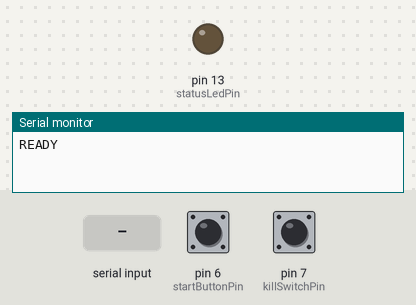
The sketch below on a simulated Arduino Uno, built with avr-gcc and run on an emulated ATmega328P. Shown: output pins drawn as LEDs (lit = HIGH), the last lines printed to the serial monitor. Dashed ring = blinking. The test bench sets the inputs (shaded band); at power-on: pin 6 (startButtonPin) HIGH, pin 7 (killSwitchPin) HIGH. Pins used as bus, display or sensor lines are not drawn.

Above: at 1.8 s.
1.9 s: "ARM\n" received over Serial
At 2.3 s:
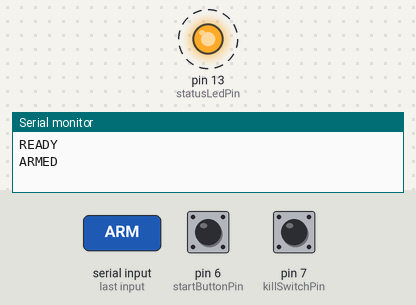
4.9 s: pin 6 (startButtonPin) pulled LOW for 0.15 s
6.5 s: pin 7 (killSwitchPin) pulled LOW for 0.15 s
At 7.6 s:
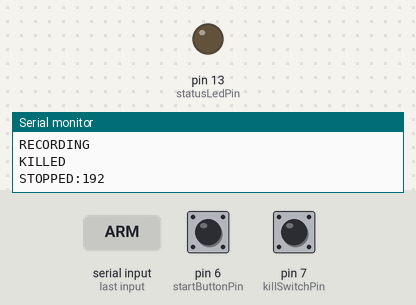
9.6 s: "START\n" received over Serial
At 9.9 s:
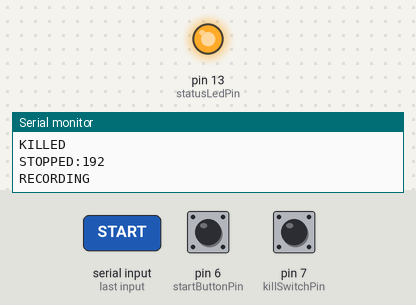
11.1 s: pin 7 (killSwitchPin) pulled LOW for 1 s
At 12.4 s:
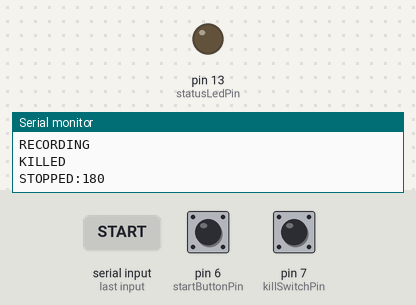
Timing chart, 0 to 14.1 s (numbered marks = the images above; inputs shaded):
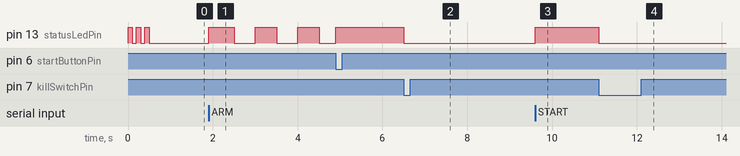

Measured:
- after the input at 1.9 s, pin 13 (statusLedPin): alternates HIGH for 0.50 s and LOW for 0.50 s, starting at once
- after the input at 6.5 s, pin 13 (statusLedPin): HIGH → LOW at once
- after the input at 9.6 s, pin 13 (statusLedPin): LOW → HIGH at once
- after the input at 11.1 s, pin 13 (statusLedPin): HIGH → LOW at once

The sketch:

multi_camera_trigger.ino
```cpp
/*
 * Multi-Camera Trigger System
 *
 * Arduino firmware for synchronized multi-camera triggering.
 * Supports up to 4 cameras with hardware trigger output.
 *
 * Features:
 * - Simultaneous trigger pulses to all cameras
 * - Configurable frame rate (1-165 fps)
 * - Physical start button and kill switch
 * - Serial command interface
 *
 * Pin Assignments:
 *   Pin 2-5: Camera trigger outputs (directly to camera Line1)
 *   Pin 6: Start button (INPUT_PULLUP, active LOW)
 *   Pin 7: Kill switch (INPUT_PULLUP, active LOW)
 *   Pin 13: Status LED
 */

// ============================================================================
// Configuration
// ============================================================================

#define MAX_CAMERAS 4
#define DEFAULT_FPS 120
#define TRIGGER_PULSE_US 50  // Trigger pulse width in microseconds (reduced for higher fps)
#define DEBOUNCE_MS 50        // Button debounce time

// Pin assignments
const int triggerPins[MAX_CAMERAS] = {2, 3, 4, 5};
const int startButtonPin = 6;
const int killSwitchPin = 7;
const int statusLedPin = 13;

// ============================================================================
// State
// ============================================================================

enum State {
  STATE_IDLE,
  STATE_ARMED,
  STATE_RECORDING,
  STATE_STOPPING
};

volatile State currentState = STATE_IDLE;
volatile bool killTriggered = false;

unsigned long frameCount = 0;
unsigned long frameIntervalUs = 1000000 / DEFAULT_FPS;
int activeCameras = MAX_CAMERAS;
int currentFps = DEFAULT_FPS;

// Timing
unsigned long lastTriggerUs = 0;
unsigned long lastButtonCheck = 0;

// ============================================================================
// Setup
// ============================================================================

void setup() {
  // Initialize serial
  Serial.begin(115200);
  while (!Serial && millis() < 3000); // Wait for serial (max 3s)

  // Configure trigger pins as outputs
  for (int i = 0; i < MAX_CAMERAS; i++) {
    pinMode(triggerPins[i], OUTPUT);
    digitalWrite(triggerPins[i], LOW);
  }

  // Configure button inputs with internal pullup
  pinMode(startButtonPin, INPUT_PULLUP);
  pinMode(killSwitchPin, INPUT_PULLUP);

  // Status LED
  pinMode(statusLedPin, OUTPUT);
  digitalWrite(statusLedPin, LOW);

  // Startup blink
  for (int i = 0; i < 3; i++) {
    digitalWrite(statusLedPin, HIGH);
    delay(100);
    digitalWrite(statusLedPin, LOW);
    delay(100);
  }

  Serial.println("READY");
}

// ============================================================================
// Trigger Functions
// ============================================================================

void triggerAllCameras() {
  // Set all active trigger pins HIGH simultaneously
  // Using direct port manipulation for maximum synchronization

  // For Arduino UNO, pins 2-5 are on PORTD (bits 2-5)
  // This triggers all cameras within ~62.5ns of each other
  PORTD |= B00111100;  // Set pins 2,3,4,5 HIGH

  delayMicroseconds(TRIGGER_PULSE_US);

  // Set all trigger pins LOW
  PORTD &= B11000011;  // Set pins 2,3,4,5 LOW

  frameCount++;
}

void triggerSingleCamera(int camIndex) {
  if (camIndex >= 0 && camIndex < MAX_CAMERAS) {
    digitalWrite(triggerPins[camIndex], HIGH);
    delayMicroseconds(TRIGGER_PULSE_US);
    digitalWrite(triggerPins[camIndex], LOW);
  }
}

// ============================================================================
// Button Handling
// ============================================================================

void checkButtons() {
  // Debounce
  if (millis() - lastButtonCheck < DEBOUNCE_MS) return;
  lastButtonCheck = millis();

  // Kill switch - highest priority, always active
  if (digitalRead(killSwitchPin) == LOW) {
    if (currentState == STATE_RECORDING) {
      currentState = STATE_STOPPING;
      killTriggered = true;
      Serial.println("KILLED");
    }
    return;
  }

  // Start button - only active when armed
  if (currentState == STATE_ARMED && digitalRead(startButtonPin) == LOW) {
    Serial.println("BUTTON:START");
    startRecording();
  }
}

// ============================================================================
// Recording Control
// ============================================================================

void startRecording() {
  frameCount = 0;
  lastTriggerUs = micros();
  currentState = STATE_RECORDING;
  digitalWrite(statusLedPin, HIGH);
  Serial.println("RECORDING");
}

void stopRecording() {
  currentState = STATE_IDLE;
  digitalWrite(statusLedPin, LOW);
  Serial.print("STOPPED:");
  Serial.println(frameCount);
}

// ============================================================================
// Serial Command Processing
// ============================================================================

void processCommand(String cmd) {
  cmd.trim();
  cmd.toUpperCase();

  if (cmd == "START") {
    if (currentState == STATE_IDLE || currentState == STATE_ARMED) {
      startRecording();
    } else {
      Serial.println("ERROR:Already recording");
    }
  }
  else if (cmd == "STOP") {
    if (currentState == STATE_RECORDING) {
      stopRecording();
    } else {
      Serial.println("ERROR:Not recording");
    }
  }
  else if (cmd == "ARM") {
    if (currentState == STATE_IDLE) {
      currentState = STATE_ARMED;
      // Blink LED to indicate armed
      digitalWrite(statusLedPin, HIGH);
      delay(100);
      digitalWrite(statusLedPin, LOW);
      Serial.println("ARMED");
    } else {
      Serial.println("ERROR:Cannot arm while recording");
    }
  }
  else if (cmd == "DISARM") {
    if (currentState == STATE_ARMED) {
      currentState = STATE_IDLE;
      Serial.println("DISARMED");
    }
  }
  else if (cmd == "TRIGGER") {
    // Manual single trigger (for testing/preview)
    triggerAllCameras();
    Serial.print("TRIGGERED:");
    Serial.println(frameCount);
  }
  else if (cmd.startsWith("FPS:")) {
    int fps = cmd.substring(4).toInt();
    if (fps >= 1 && fps <= 165) {
      currentFps = fps;
      frameIntervalUs = 1000000 / fps;
      Serial.print("FPS_SET:");
      Serial.println(fps);
    } else {
      Serial.println("ERROR:FPS must be 1-165");
    }
  }
  else if (cmd.startsWith("CAMERAS:")) {
    int num = cmd.substring(8).toInt();
    if (num >= 1 && num <= MAX_CAMERAS) {
      activeCameras = num;
      Serial.print("CAMERAS_SET:");
      Serial.println(num);
    } else {
      Serial.println("ERROR:Cameras must be 1-4");
    }
  }
  else if (cmd == "STATUS") {
    Serial.print("STATUS:");
    switch (currentState) {
      case STATE_IDLE: Serial.print("IDLE"); break;
      case STATE_ARMED: Serial.print("ARMED"); break;
      case STATE_RECORDING: Serial.print("RECORDING"); break;
      case STATE_STOPPING: Serial.print("STOPPING"); break;
    }
    Serial.print(":");
    Serial.print(frameCount);
    Serial.print(":");
    Serial.print(currentFps);
    Serial.print(":");
    Serial.println(activeCameras);
  }
  else if (cmd == "PING") {
    Serial.println("PONG");
  }
  else if (cmd == "VERSION") {
    Serial.println("VERSION:1.0.0");
  }
  else if (cmd == "HELP") {
    Serial.println("COMMANDS:START,STOP,ARM,DISARM,TRIGGER,FPS:n,CAMERAS:n,STATUS,PING,VERSION");
  }
  else if (cmd.length() > 0) {
    Serial.print("ERROR:Unknown command: ");
    Serial.println(cmd);
  }
}

// ============================================================================
// Main Loop
// ============================================================================

void loop() {
  // Check buttons (always, for kill switch)
  checkButtons();

  // Handle serial commands
  if (Serial.available()) {
    String cmd = Serial.readStringUntil('\n');
    processCommand(cmd);
  }

  // Handle recording state - tight timing loop
  if (currentState == STATE_RECORDING) {
    unsigned long now = micros();

    // Simple elapsed check (overflow handled by unsigned arithmetic)
    if ((now - lastTriggerUs) >= frameIntervalUs) {
      triggerAllCameras();
      lastTriggerUs += frameIntervalUs;

      // Catch up if we're behind (prevents drift accumulation)
      while ((micros() - lastTriggerUs) >= frameIntervalUs) {
        triggerAllCameras();
        lastTriggerUs += frameIntervalUs;
      }
    }
  }

  // Handle stopping state
  if (currentState == STATE_STOPPING) {
    stopRecording();
    killTriggered = false;
  }

  // LED blink pattern when armed (slow blink)
  if (currentState == STATE_ARMED) {
    static unsigned long lastBlink = 0;
    static bool ledState = false;
    if (millis() - lastBlink > 500) {
      ledState = !ledState;
      digitalWrite(statusLedPin, ledState);
      lastBlink = millis();
    }
  }
}
```
